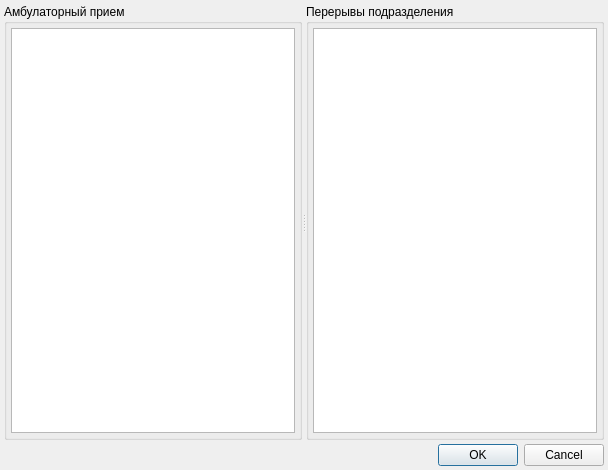
<?xml version="1.0" encoding="UTF-8"?>
<ui version="4.0">
 <class>JobPlanNumbersDialog</class>
 <widget class="QDialog" name="JobPlanNumbersDialog">
  <property name="geometry">
   <rect>
    <x>0</x>
    <y>0</y>
    <width>608</width>
    <height>470</height>
   </rect>
  </property>
  <property name="windowTitle">
   <string>Номерки</string>
  </property>
  <layout class="QVBoxLayout" name="verticalLayout_3">
   <property name="spacing">
    <number>4</number>
   </property>
   <property name="margin">
    <number>4</number>
   </property>
   <item>
    <widget class="QSplitter" name="splitter">
     <property name="orientation">
      <enum>Qt::Horizontal</enum>
     </property>
     <widget class="QGroupBox" name="grplJobAmbNumbers">
      <property name="title">
       <string>Амбулаторный прием</string>
      </property>
      <layout class="QVBoxLayout" name="verticalLayout">
       <property name="spacing">
        <number>4</number>
       </property>
       <property name="margin">
        <number>4</number>
       </property>
       <item>
        <widget class="CTableView" name="tblJobAmbNumbers"/>
       </item>
      </layout>
     </widget>
     <widget class="QGroupBox" name="grpOrgStructureGaps">
      <property name="title">
       <string>Перерывы подразделения</string>
      </property>
      <layout class="QVBoxLayout" name="verticalLayout_2">
       <property name="spacing">
        <number>4</number>
       </property>
       <property name="margin">
        <number>4</number>
       </property>
       <item>
        <widget class="CTableView" name="tblJobOrgStructureGaps"/>
       </item>
      </layout>
     </widget>
    </widget>
   </item>
   <item>
    <widget class="QDialogButtonBox" name="buttonBox">
     <property name="standardButtons">
      <set>QDialogButtonBox::Cancel|QDialogButtonBox::Ok</set>
     </property>
    </widget>
   </item>
  </layout>
 </widget>
 <customwidgets>
  <customwidget>
   <class>CTableView</class>
   <extends>QTableView</extends>
   <header>library/TableView.h</header>
  </customwidget>
 </customwidgets>
 <tabstops>
  <tabstop>tblJobAmbNumbers</tabstop>
  <tabstop>tblJobOrgStructureGaps</tabstop>
  <tabstop>buttonBox</tabstop>
 </tabstops>
 <resources/>
 <connections>
  <connection>
   <sender>buttonBox</sender>
   <signal>accepted()</signal>
   <receiver>JobPlanNumbersDialog</receiver>
   <slot>accept()</slot>
   <hints>
    <hint type="sourcelabel">
     <x>42</x>
     <y>451</y>
    </hint>
    <hint type="destinationlabel">
     <x>268</x>
     <y>445</y>
    </hint>
   </hints>
  </connection>
  <connection>
   <sender>buttonBox</sender>
   <signal>rejected()</signal>
   <receiver>JobPlanNumbersDialog</receiver>
   <slot>reject()</slot>
   <hints>
    <hint type="sourcelabel">
     <x>100</x>
     <y>455</y>
    </hint>
    <hint type="destinationlabel">
     <x>377</x>
     <y>445</y>
    </hint>
   </hints>
  </connection>
 </connections>
</ui>
